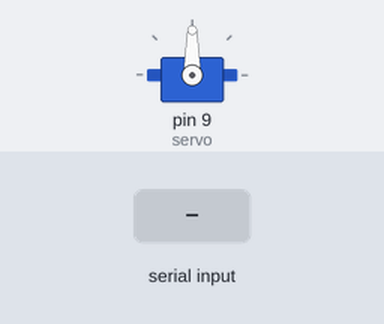
This sketch was run on a simulated Arduino Uno, built with avr-gcc and run on an emulated ATmega328P. Parts: servo. Inputs (shaded band) come from the test bench.

Above: at 1.2 s.
1.3 s: "90,45\n" received over Serial
At 2.4 s:
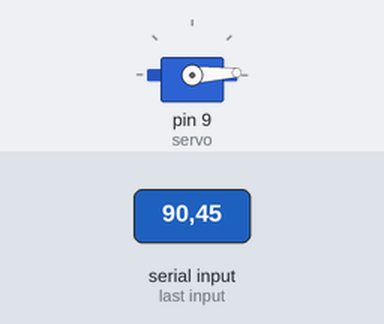
2.8 s: "30,150\n" received over Serial
At 3.6 s:
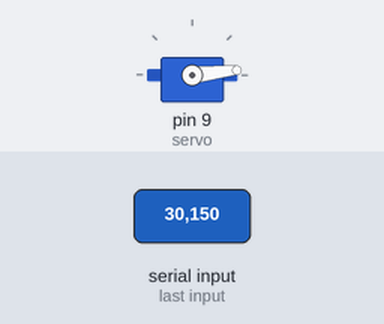
Timing chart, 0 to 5.8 s (numbered marks = the images above; inputs shaded):
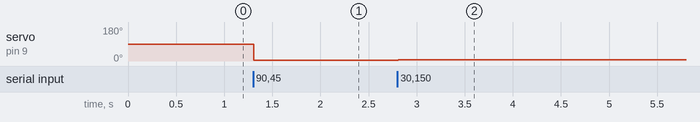

The sketch:

pid.ino
```cpp
#include <Servo.h>

Servo servo;
int prevX = 0;  // Previous x-coordinate
const int centerX = 320;  // Assuming frame width is 640
const int angleIncrement = 3.5;  // Angle increment for each step

void setup() {
  // Initialize serial communication
  Serial.begin(9600);

  // Attach the servo to pin 9
  servo.attach(9);
}

void loop() {
  // Check if data is available to read from serial
  if (Serial.available() > 0) {
    // Read the raw coordinates from serial
    String data = Serial.readStringUntil('\n');
    int commaIndex = data.indexOf(',');

    // Parse x-coordinate
    float x = data.substring(0, commaIndex).toFloat();

    // Implementing PID controller
    float kp = 0.1;
    float ki = 0.01;
    float kd = 0.01;
    float targetX = 320;  // Target x-coordinate, adjust as needed

    float error = targetX - x;
    float integral = error; // Initial integral term
    float prev_error = error;

    float output = kp * error + ki * integral + kd * (error - prev_error);

    // Calculate deviation from the center
    int devX = output;

    // Move the servo based on deviation
    int servoAngleX = map(devX, -centerX, centerX, 180, 0);

    // Adjust servo movement increment based on deviation
    int angleIncrementX = servoAngleX - prevX;
    if (angleIncrementX > angleIncrement) {
      servoAngleX = prevX + angleIncrement;
    } else if (angleIncrementX < -angleIncrement) {
      servoAngleX = prevX - angleIncrement;
    }
    prevX = servoAngleX;

    // Set the servo angle
    servo.write(servoAngleX);

    // Reduce delay for more responsiveness
    delay(5);  // Delay to allow servo to reach position
  }
}
```

Measured:
- after the input at 1.3 s, servo on pin 9 (servo): 90° → 3° at once
- after the input at 2.8 s, servo on pin 9 (servo): 3° → 6° at once
